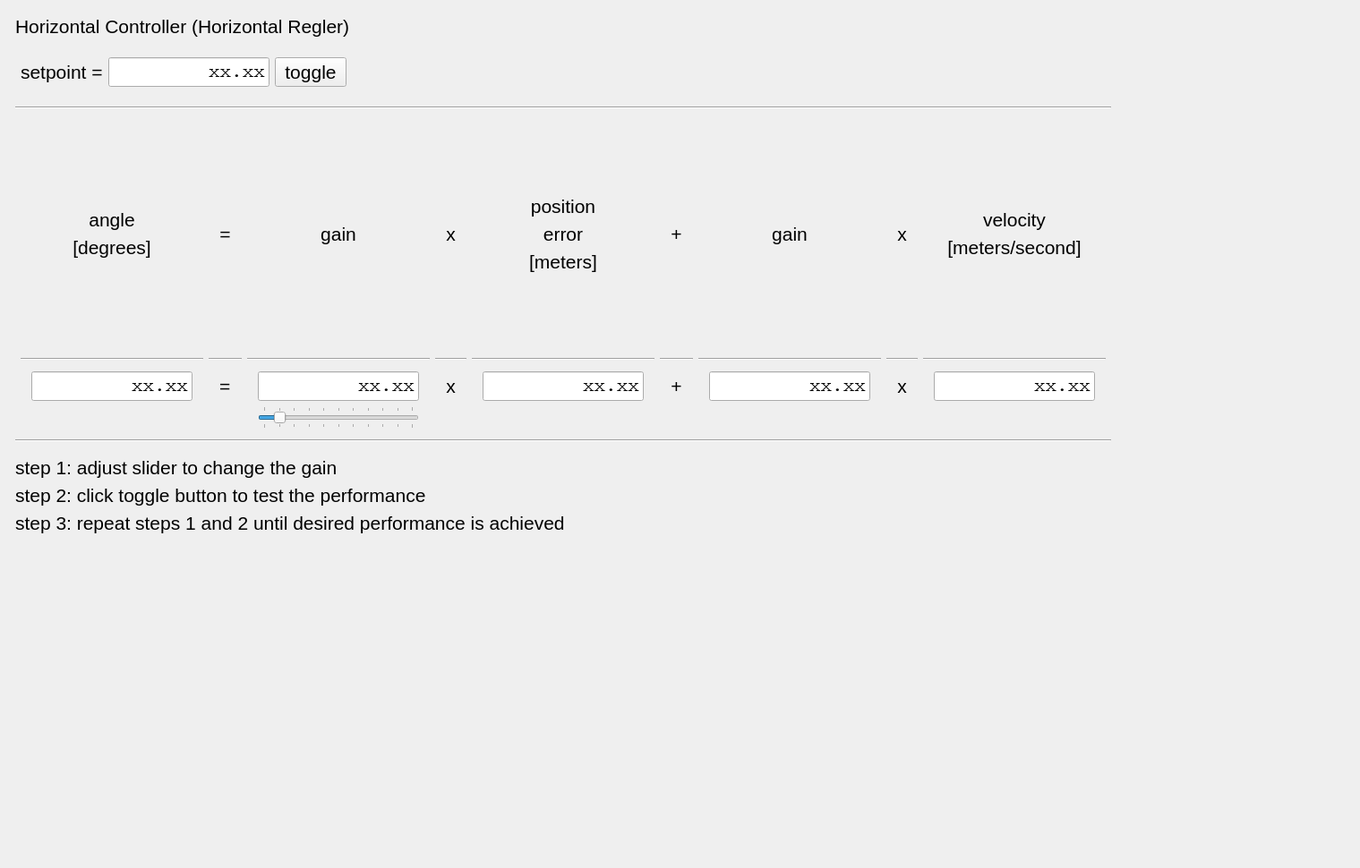
<?xml version="1.0" encoding="UTF-8"?>
<ui version="4.0">
 <class>TuningControllerTab</class>
 <widget class="QWidget" name="TuningControllerTab">
  <property name="geometry">
   <rect>
    <x>0</x>
    <y>0</y>
    <width>1519</width>
    <height>970</height>
   </rect>
  </property>
  <property name="font">
   <font>
    <pointsize>16</pointsize>
   </font>
  </property>
  <property name="windowTitle">
   <string>Form</string>
  </property>
  <layout class="QGridLayout" name="gridLayout_2">
   <item row="0" column="0">
    <layout class="QGridLayout" name="gridLayout">
     <property name="leftMargin">
      <number>6</number>
     </property>
     <property name="topMargin">
      <number>6</number>
     </property>
     <property name="rightMargin">
      <number>6</number>
     </property>
     <property name="bottomMargin">
      <number>6</number>
     </property>
     <item row="10" column="1">
      <widget class="QLabel" name="label_21">
       <property name="text">
        <string>step 3: repeat steps 1 and 2 until desired performance is achieved</string>
       </property>
      </widget>
     </item>
     <item row="7" column="1">
      <spacer name="verticalSpacer_10">
       <property name="orientation">
        <enum>Qt::Vertical</enum>
       </property>
       <property name="sizeType">
        <enum>QSizePolicy::Fixed</enum>
       </property>
       <property name="sizeHint" stdset="0">
        <size>
         <width>20</width>
         <height>10</height>
        </size>
       </property>
      </spacer>
     </item>
     <item row="4" column="1">
      <widget class="Line" name="line_10">
       <property name="orientation">
        <enum>Qt::Horizontal</enum>
       </property>
      </widget>
     </item>
     <item row="5" column="1">
      <layout class="QGridLayout" name="gridLayout_3">
       <property name="leftMargin">
        <number>6</number>
       </property>
       <property name="topMargin">
        <number>6</number>
       </property>
       <property name="rightMargin">
        <number>6</number>
       </property>
       <property name="bottomMargin">
        <number>6</number>
       </property>
       <item row="1" column="9">
        <layout class="QVBoxLayout" name="verticalLayout_6">
         <property name="leftMargin">
          <number>12</number>
         </property>
         <property name="rightMargin">
          <number>12</number>
         </property>
         <item>
          <spacer name="verticalSpacer_6">
           <property name="orientation">
            <enum>Qt::Vertical</enum>
           </property>
           <property name="sizeHint" stdset="0">
            <size>
             <width>20</width>
             <height>0</height>
            </size>
           </property>
          </spacer>
         </item>
         <item>
          <widget class="QLabel" name="label_13">
           <property name="text">
            <string>velocity</string>
           </property>
           <property name="alignment">
            <set>Qt::AlignCenter</set>
           </property>
          </widget>
         </item>
         <item>
          <widget class="QLabel" name="label_14">
           <property name="text">
            <string>[meters/second]</string>
           </property>
           <property name="alignment">
            <set>Qt::AlignCenter</set>
           </property>
          </widget>
         </item>
         <item>
          <spacer name="verticalSpacer_7">
           <property name="orientation">
            <enum>Qt::Vertical</enum>
           </property>
           <property name="sizeHint" stdset="0">
            <size>
             <width>20</width>
             <height>0</height>
            </size>
           </property>
          </spacer>
         </item>
        </layout>
       </item>
       <item row="1" column="2">
        <layout class="QVBoxLayout" name="verticalLayout_4">
         <property name="leftMargin">
          <number>12</number>
         </property>
         <property name="rightMargin">
          <number>12</number>
         </property>
         <item>
          <widget class="QLabel" name="label_7">
           <property name="text">
            <string>gain</string>
           </property>
           <property name="alignment">
            <set>Qt::AlignCenter</set>
           </property>
          </widget>
         </item>
        </layout>
       </item>
       <item row="3" column="9">
        <layout class="QHBoxLayout" name="horizontalLayout_10">
         <property name="leftMargin">
          <number>12</number>
         </property>
         <property name="rightMargin">
          <number>12</number>
         </property>
         <item>
          <widget class="QLineEdit" name="lineEdit_error_D">
           <property name="sizePolicy">
            <sizepolicy hsizetype="MinimumExpanding" vsizetype="Fixed">
             <horstretch>0</horstretch>
             <verstretch>0</verstretch>
            </sizepolicy>
           </property>
           <property name="maximumSize">
            <size>
             <width>180</width>
             <height>16777215</height>
            </size>
           </property>
           <property name="font">
            <font>
             <family>Courier</family>
            </font>
           </property>
           <property name="text">
            <string>xx.xx</string>
           </property>
           <property name="alignment">
            <set>Qt::AlignRight|Qt::AlignTrailing|Qt::AlignVCenter</set>
           </property>
           <property name="readOnly">
            <bool>true</bool>
           </property>
          </widget>
         </item>
        </layout>
       </item>
       <item row="1" column="0">
        <layout class="QVBoxLayout" name="verticalLayout">
         <property name="leftMargin">
          <number>6</number>
         </property>
         <property name="rightMargin">
          <number>6</number>
         </property>
         <item>
          <spacer name="verticalSpacer_3">
           <property name="orientation">
            <enum>Qt::Vertical</enum>
           </property>
           <property name="sizeHint" stdset="0">
            <size>
             <width>20</width>
             <height>0</height>
            </size>
           </property>
          </spacer>
         </item>
         <item>
          <widget class="QLabel" name="label_2">
           <property name="text">
            <string>angle</string>
           </property>
           <property name="alignment">
            <set>Qt::AlignCenter</set>
           </property>
          </widget>
         </item>
         <item>
          <widget class="QLabel" name="label_5">
           <property name="text">
            <string>[degrees]</string>
           </property>
           <property name="alignment">
            <set>Qt::AlignCenter</set>
           </property>
          </widget>
         </item>
         <item>
          <spacer name="verticalSpacer_2">
           <property name="orientation">
            <enum>Qt::Vertical</enum>
           </property>
           <property name="sizeHint" stdset="0">
            <size>
             <width>20</width>
             <height>0</height>
            </size>
           </property>
          </spacer>
         </item>
        </layout>
       </item>
       <item row="3" column="2">
        <layout class="QHBoxLayout" name="horizontalLayout_3">
         <property name="leftMargin">
          <number>12</number>
         </property>
         <property name="rightMargin">
          <number>12</number>
         </property>
         <item>
          <widget class="QLineEdit" name="lineEdit_gain_P">
           <property name="sizePolicy">
            <sizepolicy hsizetype="MinimumExpanding" vsizetype="Fixed">
             <horstretch>0</horstretch>
             <verstretch>0</verstretch>
            </sizepolicy>
           </property>
           <property name="maximumSize">
            <size>
             <width>180</width>
             <height>16777215</height>
            </size>
           </property>
           <property name="font">
            <font>
             <family>Courier</family>
            </font>
           </property>
           <property name="text">
            <string>xx.xx</string>
           </property>
           <property name="alignment">
            <set>Qt::AlignRight|Qt::AlignTrailing|Qt::AlignVCenter</set>
           </property>
           <property name="readOnly">
            <bool>true</bool>
           </property>
          </widget>
         </item>
        </layout>
       </item>
       <item row="1" column="7">
        <layout class="QVBoxLayout" name="verticalLayout_5">
         <property name="leftMargin">
          <number>12</number>
         </property>
         <property name="rightMargin">
          <number>12</number>
         </property>
         <item>
          <widget class="QLabel" name="label_4">
           <property name="text">
            <string>gain</string>
           </property>
           <property name="alignment">
            <set>Qt::AlignCenter</set>
           </property>
          </widget>
         </item>
        </layout>
       </item>
       <item row="3" column="0">
        <layout class="QHBoxLayout" name="horizontalLayout_4">
         <property name="leftMargin">
          <number>12</number>
         </property>
         <property name="rightMargin">
          <number>12</number>
         </property>
         <item>
          <widget class="QLineEdit" name="lineEdit_angle">
           <property name="sizePolicy">
            <sizepolicy hsizetype="MinimumExpanding" vsizetype="Fixed">
             <horstretch>0</horstretch>
             <verstretch>0</verstretch>
            </sizepolicy>
           </property>
           <property name="maximumSize">
            <size>
             <width>180</width>
             <height>16777215</height>
            </size>
           </property>
           <property name="font">
            <font>
             <family>Courier</family>
            </font>
           </property>
           <property name="text">
            <string>xx.xx</string>
           </property>
           <property name="alignment">
            <set>Qt::AlignRight|Qt::AlignTrailing|Qt::AlignVCenter</set>
           </property>
           <property name="readOnly">
            <bool>true</bool>
           </property>
          </widget>
         </item>
        </layout>
       </item>
       <item row="1" column="5">
        <layout class="QVBoxLayout" name="verticalLayout_2">
         <property name="leftMargin">
          <number>12</number>
         </property>
         <property name="rightMargin">
          <number>12</number>
         </property>
         <item>
          <spacer name="verticalSpacer_5">
           <property name="orientation">
            <enum>Qt::Vertical</enum>
           </property>
           <property name="sizeHint" stdset="0">
            <size>
             <width>20</width>
             <height>0</height>
            </size>
           </property>
          </spacer>
         </item>
         <item>
          <widget class="QLabel" name="label_9">
           <property name="text">
            <string>position</string>
           </property>
           <property name="alignment">
            <set>Qt::AlignCenter</set>
           </property>
          </widget>
         </item>
         <item>
          <widget class="QLabel" name="label_10">
           <property name="text">
            <string>error</string>
           </property>
           <property name="alignment">
            <set>Qt::AlignCenter</set>
           </property>
          </widget>
         </item>
         <item>
          <widget class="QLabel" name="label_11">
           <property name="text">
            <string>[meters]</string>
           </property>
           <property name="alignment">
            <set>Qt::AlignCenter</set>
           </property>
          </widget>
         </item>
         <item>
          <spacer name="verticalSpacer_4">
           <property name="orientation">
            <enum>Qt::Vertical</enum>
           </property>
           <property name="sizeHint" stdset="0">
            <size>
             <width>20</width>
             <height>0</height>
            </size>
           </property>
          </spacer>
         </item>
        </layout>
       </item>
       <item row="1" column="8">
        <layout class="QHBoxLayout" name="horizontalLayout_7">
         <property name="leftMargin">
          <number>12</number>
         </property>
         <property name="rightMargin">
          <number>12</number>
         </property>
         <item>
          <widget class="QLabel" name="label_8">
           <property name="text">
            <string>x</string>
           </property>
           <property name="alignment">
            <set>Qt::AlignCenter</set>
           </property>
          </widget>
         </item>
        </layout>
       </item>
       <item row="1" column="6">
        <layout class="QHBoxLayout" name="horizontalLayout_6">
         <property name="leftMargin">
          <number>12</number>
         </property>
         <property name="rightMargin">
          <number>12</number>
         </property>
         <item>
          <widget class="QLabel" name="label_12">
           <property name="sizePolicy">
            <sizepolicy hsizetype="Minimum" vsizetype="Preferred">
             <horstretch>0</horstretch>
             <verstretch>0</verstretch>
            </sizepolicy>
           </property>
           <property name="text">
            <string>+</string>
           </property>
           <property name="alignment">
            <set>Qt::AlignCenter</set>
           </property>
          </widget>
         </item>
        </layout>
       </item>
       <item row="1" column="1">
        <layout class="QHBoxLayout" name="horizontalLayout_8">
         <property name="leftMargin">
          <number>12</number>
         </property>
         <property name="rightMargin">
          <number>12</number>
         </property>
         <item>
          <widget class="QLabel" name="label_6">
           <property name="text">
            <string>=</string>
           </property>
           <property name="alignment">
            <set>Qt::AlignCenter</set>
           </property>
          </widget>
         </item>
        </layout>
       </item>
       <item row="3" column="7">
        <layout class="QHBoxLayout" name="horizontalLayout_9">
         <property name="leftMargin">
          <number>12</number>
         </property>
         <property name="rightMargin">
          <number>12</number>
         </property>
         <item>
          <widget class="QLineEdit" name="lineEdit_gain_D">
           <property name="sizePolicy">
            <sizepolicy hsizetype="MinimumExpanding" vsizetype="Fixed">
             <horstretch>0</horstretch>
             <verstretch>0</verstretch>
            </sizepolicy>
           </property>
           <property name="maximumSize">
            <size>
             <width>180</width>
             <height>16777215</height>
            </size>
           </property>
           <property name="font">
            <font>
             <family>Courier</family>
            </font>
           </property>
           <property name="text">
            <string>xx.xx</string>
           </property>
           <property name="alignment">
            <set>Qt::AlignRight|Qt::AlignTrailing|Qt::AlignVCenter</set>
           </property>
           <property name="readOnly">
            <bool>true</bool>
           </property>
          </widget>
         </item>
        </layout>
       </item>
       <item row="1" column="3">
        <layout class="QHBoxLayout" name="horizontalLayout_2">
         <property name="leftMargin">
          <number>12</number>
         </property>
         <property name="rightMargin">
          <number>12</number>
         </property>
         <item>
          <widget class="QLabel" name="label_3">
           <property name="text">
            <string>x</string>
           </property>
           <property name="alignment">
            <set>Qt::AlignCenter</set>
           </property>
          </widget>
         </item>
        </layout>
       </item>
       <item row="3" column="5">
        <layout class="QHBoxLayout" name="horizontalLayout_5">
         <property name="leftMargin">
          <number>12</number>
         </property>
         <property name="rightMargin">
          <number>12</number>
         </property>
         <item>
          <widget class="QLineEdit" name="lineEdit_error_P">
           <property name="sizePolicy">
            <sizepolicy hsizetype="MinimumExpanding" vsizetype="Fixed">
             <horstretch>0</horstretch>
             <verstretch>0</verstretch>
            </sizepolicy>
           </property>
           <property name="maximumSize">
            <size>
             <width>180</width>
             <height>16777215</height>
            </size>
           </property>
           <property name="font">
            <font>
             <family>Courier</family>
            </font>
           </property>
           <property name="text">
            <string>xx.xx</string>
           </property>
           <property name="alignment">
            <set>Qt::AlignRight|Qt::AlignTrailing|Qt::AlignVCenter</set>
           </property>
           <property name="readOnly">
            <bool>true</bool>
           </property>
          </widget>
         </item>
        </layout>
       </item>
       <item row="2" column="0">
        <widget class="Line" name="line">
         <property name="orientation">
          <enum>Qt::Horizontal</enum>
         </property>
        </widget>
       </item>
       <item row="2" column="1">
        <widget class="Line" name="line_2">
         <property name="orientation">
          <enum>Qt::Horizontal</enum>
         </property>
        </widget>
       </item>
       <item row="2" column="2">
        <widget class="Line" name="line_3">
         <property name="orientation">
          <enum>Qt::Horizontal</enum>
         </property>
        </widget>
       </item>
       <item row="2" column="3">
        <widget class="Line" name="line_4">
         <property name="orientation">
          <enum>Qt::Horizontal</enum>
         </property>
        </widget>
       </item>
       <item row="2" column="5">
        <widget class="Line" name="line_5">
         <property name="orientation">
          <enum>Qt::Horizontal</enum>
         </property>
        </widget>
       </item>
       <item row="2" column="9">
        <layout class="QVBoxLayout" name="verticalLayout_3">
         <property name="leftMargin">
          <number>0</number>
         </property>
         <property name="topMargin">
          <number>6</number>
         </property>
         <property name="bottomMargin">
          <number>6</number>
         </property>
         <item>
          <widget class="Line" name="line_6">
           <property name="orientation">
            <enum>Qt::Horizontal</enum>
           </property>
          </widget>
         </item>
        </layout>
       </item>
       <item row="2" column="6">
        <widget class="Line" name="line_7">
         <property name="orientation">
          <enum>Qt::Horizontal</enum>
         </property>
        </widget>
       </item>
       <item row="2" column="7">
        <widget class="Line" name="line_8">
         <property name="orientation">
          <enum>Qt::Horizontal</enum>
         </property>
        </widget>
       </item>
       <item row="2" column="8">
        <widget class="Line" name="line_9">
         <property name="orientation">
          <enum>Qt::Horizontal</enum>
         </property>
        </widget>
       </item>
       <item row="3" column="3">
        <layout class="QHBoxLayout" name="horizontalLayout">
         <property name="leftMargin">
          <number>12</number>
         </property>
         <property name="rightMargin">
          <number>12</number>
         </property>
         <item>
          <widget class="QLabel" name="label">
           <property name="text">
            <string>x</string>
           </property>
           <property name="alignment">
            <set>Qt::AlignCenter</set>
           </property>
          </widget>
         </item>
        </layout>
       </item>
       <item row="3" column="6">
        <layout class="QHBoxLayout" name="horizontalLayout_11">
         <property name="leftMargin">
          <number>12</number>
         </property>
         <property name="rightMargin">
          <number>12</number>
         </property>
         <item>
          <widget class="QLabel" name="label_15">
           <property name="text">
            <string>+</string>
           </property>
           <property name="alignment">
            <set>Qt::AlignCenter</set>
           </property>
          </widget>
         </item>
        </layout>
       </item>
       <item row="3" column="8">
        <layout class="QHBoxLayout" name="horizontalLayout_12">
         <property name="leftMargin">
          <number>12</number>
         </property>
         <property name="rightMargin">
          <number>12</number>
         </property>
         <item>
          <widget class="QLabel" name="label_16">
           <property name="text">
            <string>x</string>
           </property>
           <property name="alignment">
            <set>Qt::AlignCenter</set>
           </property>
          </widget>
         </item>
        </layout>
       </item>
       <item row="4" column="2">
        <layout class="QHBoxLayout" name="horizontalLayout_14">
         <property name="leftMargin">
          <number>12</number>
         </property>
         <property name="rightMargin">
          <number>12</number>
         </property>
         <item>
          <widget class="QSlider" name="slider_gain_P">
           <property name="sizePolicy">
            <sizepolicy hsizetype="MinimumExpanding" vsizetype="Fixed">
             <horstretch>0</horstretch>
             <verstretch>0</verstretch>
            </sizepolicy>
           </property>
           <property name="maximumSize">
            <size>
             <width>220</width>
             <height>16777215</height>
            </size>
           </property>
           <property name="styleSheet">
            <string notr="true"/>
           </property>
           <property name="maximum">
            <number>1000</number>
           </property>
           <property name="pageStep">
            <number>50</number>
           </property>
           <property name="value">
            <number>100</number>
           </property>
           <property name="tracking">
            <bool>false</bool>
           </property>
           <property name="orientation">
            <enum>Qt::Horizontal</enum>
           </property>
           <property name="invertedAppearance">
            <bool>false</bool>
           </property>
           <property name="invertedControls">
            <bool>false</bool>
           </property>
           <property name="tickPosition">
            <enum>QSlider::TicksBothSides</enum>
           </property>
           <property name="tickInterval">
            <number>100</number>
           </property>
          </widget>
         </item>
        </layout>
       </item>
       <item row="3" column="1">
        <layout class="QHBoxLayout" name="horizontalLayout_15">
         <property name="leftMargin">
          <number>12</number>
         </property>
         <property name="rightMargin">
          <number>12</number>
         </property>
         <item>
          <widget class="QLabel" name="label_22">
           <property name="text">
            <string>=</string>
           </property>
          </widget>
         </item>
        </layout>
       </item>
      </layout>
     </item>
     <item row="11" column="1">
      <spacer name="verticalSpacer">
       <property name="orientation">
        <enum>Qt::Vertical</enum>
       </property>
       <property name="sizeHint" stdset="0">
        <size>
         <width>20</width>
         <height>40</height>
        </size>
       </property>
      </spacer>
     </item>
     <item row="2" column="1">
      <layout class="QHBoxLayout" name="horizontalLayout_13">
       <property name="leftMargin">
        <number>6</number>
       </property>
       <property name="topMargin">
        <number>6</number>
       </property>
       <property name="rightMargin">
        <number>6</number>
       </property>
       <property name="bottomMargin">
        <number>6</number>
       </property>
       <item>
        <widget class="QLabel" name="label_18">
         <property name="text">
          <string>setpoint =</string>
         </property>
        </widget>
       </item>
       <item>
        <widget class="QLineEdit" name="lineEdit_setpoint">
         <property name="sizePolicy">
          <sizepolicy hsizetype="MinimumExpanding" vsizetype="Fixed">
           <horstretch>0</horstretch>
           <verstretch>0</verstretch>
          </sizepolicy>
         </property>
         <property name="maximumSize">
          <size>
           <width>180</width>
           <height>16777215</height>
          </size>
         </property>
         <property name="font">
          <font>
           <family>Courier</family>
          </font>
         </property>
         <property name="text">
          <string>xx.xx</string>
         </property>
         <property name="alignment">
          <set>Qt::AlignRight|Qt::AlignTrailing|Qt::AlignVCenter</set>
         </property>
        </widget>
       </item>
       <item>
        <widget class="QPushButton" name="button_setpoint_toggle">
         <property name="text">
          <string>toggle</string>
         </property>
        </widget>
       </item>
       <item>
        <spacer name="horizontalSpacer">
         <property name="orientation">
          <enum>Qt::Horizontal</enum>
         </property>
         <property name="sizeHint" stdset="0">
          <size>
           <width>40</width>
           <height>20</height>
          </size>
         </property>
        </spacer>
       </item>
      </layout>
     </item>
     <item row="9" column="1">
      <widget class="QLabel" name="label_20">
       <property name="text">
        <string>step 2: click toggle button to test the performance</string>
       </property>
      </widget>
     </item>
     <item row="0" column="1">
      <widget class="QLabel" name="label_17">
       <property name="text">
        <string>Horizontal Controller (Horizontal Regler)</string>
       </property>
      </widget>
     </item>
     <item row="1" column="1">
      <spacer name="verticalSpacer_8">
       <property name="orientation">
        <enum>Qt::Vertical</enum>
       </property>
       <property name="sizeType">
        <enum>QSizePolicy::Fixed</enum>
       </property>
       <property name="sizeHint" stdset="0">
        <size>
         <width>20</width>
         <height>10</height>
        </size>
       </property>
      </spacer>
     </item>
     <item row="8" column="1">
      <widget class="QLabel" name="label_19">
       <property name="text">
        <string>step 1: adjust slider to change the gain</string>
       </property>
      </widget>
     </item>
     <item row="6" column="1">
      <widget class="Line" name="line_11">
       <property name="orientation">
        <enum>Qt::Horizontal</enum>
       </property>
      </widget>
     </item>
     <item row="3" column="1">
      <spacer name="verticalSpacer_9">
       <property name="orientation">
        <enum>Qt::Vertical</enum>
       </property>
       <property name="sizeType">
        <enum>QSizePolicy::Fixed</enum>
       </property>
       <property name="sizeHint" stdset="0">
        <size>
         <width>20</width>
         <height>10</height>
        </size>
       </property>
      </spacer>
     </item>
     <item row="11" column="2">
      <spacer name="horizontalSpacer_2">
       <property name="orientation">
        <enum>Qt::Horizontal</enum>
       </property>
       <property name="sizeHint" stdset="0">
        <size>
         <width>40</width>
         <height>20</height>
        </size>
       </property>
      </spacer>
     </item>
    </layout>
   </item>
  </layout>
 </widget>
 <resources/>
 <connections/>
</ui>
